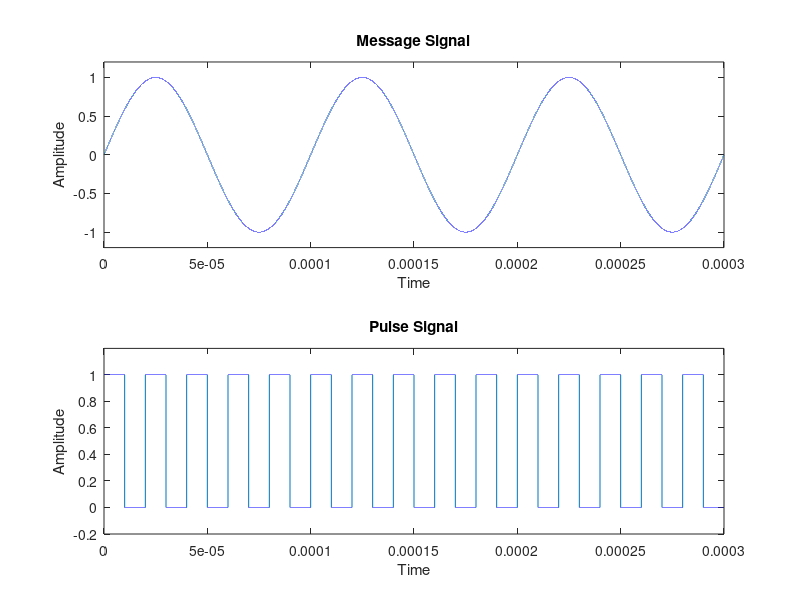
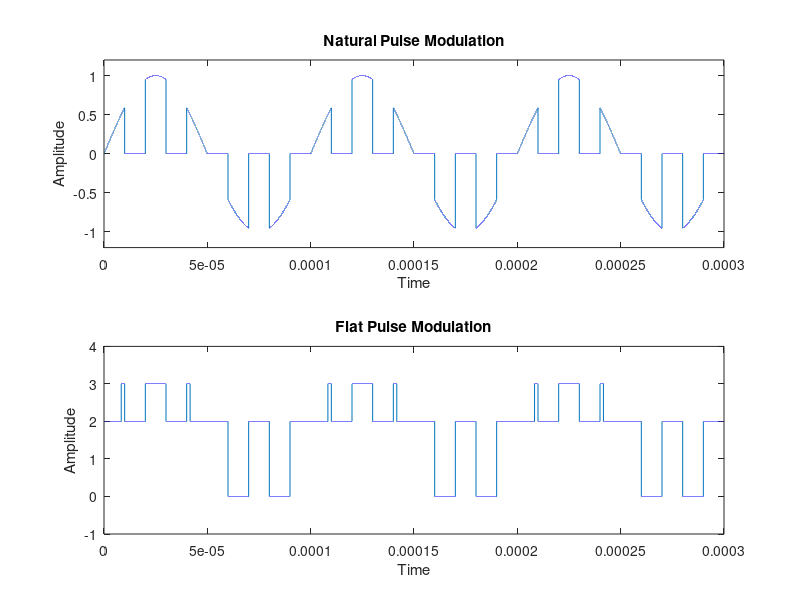

Here is the MATLAB script that generated these plots, in order:

%Lab Session 12
% Pulse Amplitude Modulation
% Group 3

fs= 5000e5;  %Sampling Frequency
fm= 10000;  %Message Frequency
fc= 50000;  %Pulse Frequency
nCyl=3;      %Number of waves to be generated
t=0:1/fs:nCyl*1/fm;  %Defining time 
x=sin(2*pi*fm*t);    %Message Signal
c=0.5*square(2*pi*fc*t)+0.5;    %Carrier/Pulse Signal
pm=x.*c;
y=uencode(pm,2,1);
figure(1);
subplot(2,1,1);
plot(t,x)
ylim([-1.2 1.2]);
title('Message Signal');
xlabel('Time');
ylabel('Amplitude');
subplot(2,1,2);
plot(t,c);
ylim([-0.2 1.2]);
title('Pulse Signal');
xlabel('Time');
ylabel('Amplitude');
figure(2);
subplot(2,1,1);
plot(t,pm);
title('Natural Pulse Modulation');
xlabel('Time');
ylabel('Amplitude');
ylim([-1.2 1.2]);
subplot(2,1,2);
plot(t,y);
title('Flat Pulse Modulation');
xlabel('Time');
ylabel('Amplitude');
ylim([-1 4]);

